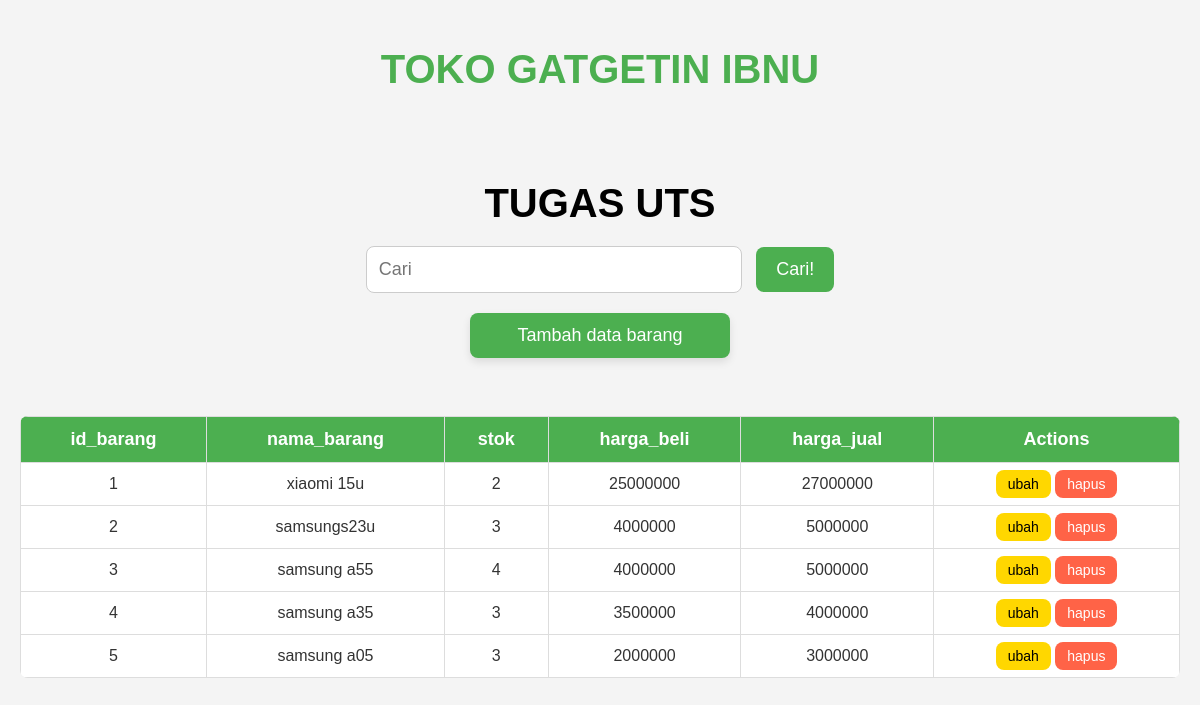
Page /ibnugatgetin/index.php on the committed database.
### tables this page shows
CREATE TABLE `tb_ibnustok` (
  `id_barang` int(12) NOT NULL,
  `nama_barang` varchar(100) NOT NULL,
  `stok` int(11) NOT NULL,
  `harga_beli` int(12) NOT NULL,
  `harga_jual` int(12) NOT NULL
);

### ibnugatgetin/database.php (called while the page is built, shortened)
<?php
$conn = mysqli_connect("localhost", "root", "", "db_ibnu");
function query($query) {
    global $conn;
    $result = mysqli_query($conn, $query);
    $rows = [];
    while ( $row = mysqli_fetch_assoc($result) ) {
        $rows[] = $row;
    }
    return $rows;
}
?>

### ibnugatgetin/index.php (the view, shortened to what this page needs)
<?php
require 'database.php';
$tb_ibnustok = query("SELECT * FROM tb_ibnustok");
?>
<!DOCTYPE html>
<html lang="en">
<head>
</head>
<body>
    <h1>TOKO GATGETIN IBNU</h1>
    <br><br>
    <h2>TUGAS UTS</h2>
    <form action="" method="post">
        <input type="text" name="keyword" size="30" autofocus placeholder="Cari" autocomplete="off">
        <button type="submit" name="cari">Cari!</button>
    </form>
    <a href="tambah.php" class="btn-tambah">Tambah data barang</a>
    <br>
    <table>
        <tr>
            <th>id_barang</th>
            <th>nama_barang</th>
            <th>stok</th>
            <th>harga_beli</th>
            <th>harga_jual</th>
            <th>Actions</th>
        </tr>
        <?php $i = 1; ?>
        <?php foreach( $tb_ibnustok as $row) :?>
        <tr>
            <td><?= $i; ?></td>
            <td><?= $row["nama_barang"]; ?></td>
            <td><?= $row["stok"]; ?></td>
            <td><?= $row["harga_beli"]; ?></td>
            <td><?= $row["harga_jual"]; ?></td>
            <td>
                <a href="ubah.php?id=<?= $row["id_barang"]; ?>" class="btn-ubah">ubah</a>
                <a href="hapus.php?id=<?= $row["id_barang"]; ?>" class="btn-delete" onclick="return confirm('Apakah anda yakin ingin menghapus data ini?');">hapus</a>
            </td>
        </tr>
        <?php $i++; ?>
        <?php endforeach; ?>
    </table>
</body>
</html>

### ibnugatgetin/index.php (style rules this page uses)
body { font-family: 'Arial', sans-serif; background-color: #f4f4f4; margin: 0; padding: 20px; color: #333; }
h1 { text-align: center; color: #4CAF50; font-size: 2.5em; margin-bottom: 20px; }
h2 { text-align: center; color: Black; font-size: 2.5em; margin-bottom: 20px; }
form { text-align: center; margin-bottom: 20px; }
input[type="text"] { padding: 12px; font-size: 18px; width: 350px; border: 1px solid #ccc; border-radius: 8px; margin-right: 10px; transition: all 0.3s ease; }
button[type="submit"] { padding: 12px 20px; font-size: 18px; border: none; border-radius: 8px; background-color: #4CAF50; color: white; cursor: pointer; transition: background-color 0.3s ease; }
.btn-tambah { display: block; width: 220px; margin: 20px auto; padding: 12px 20px; text-align: center; background-color: #4CAF50; color: white; border-radius: 8px; text-decoration: none; font-size: 18px; box-shadow: 0 4px 8px rgba(0, 0, 0, 0.1); transition: all 0.3s ease; }
table { width: 100%; margin-top: 20px; border-collapse: collapse; border-radius: 8px; overflow: hidden; }
th, td { padding: 12px; text-align: center; border: 1px solid #ddd; }
th { background-color: #4CAF50; color: white; font-size: 18px; }
td { background-color: #fff; font-size: 16px; }
tr:nth-child(even) { background-color: #f2f2f2; }
.btn-ubah, .btn-delete { padding: 6px 12px; border-radius: 8px; text-decoration: none; font-size: 14px; cursor: pointer; }
.btn-ubah { background-color: #FFD700; color: #000; transition: background-color 0.3s ease; }
.btn-delete { background-color: #FF6347; color: white; transition: background-color 0.3s ease; }

### rows in the picture
tb_ibnustok: nama_barang "xiaomi 15u", stok "2", harga_beli "25000000", harga_jual "27000000"
tb_ibnustok: nama_barang "samsungs23u", stok "3", harga_beli "4000000", harga_jual "5000000"
tb_ibnustok: nama_barang "samsung a55", stok "4", harga_beli "4000000", harga_jual "5000000"
tb_ibnustok: nama_barang "samsung a35", stok "3", harga_beli "3500000", harga_jual "4000000"
tb_ibnustok: nama_barang "samsung a05", stok "3", harga_beli "2000000", harga_jual "3000000"
